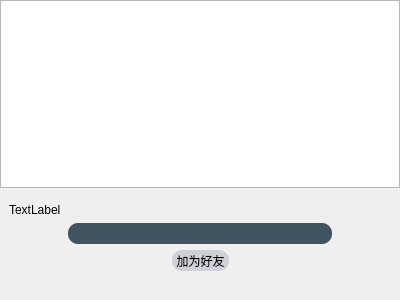
<?xml version="1.0" encoding="UTF-8"?>
<ui version="4.0">
 <class>Addfriend</class>
 <widget class="QWidget" name="Addfriend">
  <property name="geometry">
   <rect>
    <x>0</x>
    <y>0</y>
    <width>400</width>
    <height>300</height>
   </rect>
  </property>
  <property name="windowTitle">
   <string>Form</string>
  </property>
  <property name="styleSheet">
   <string notr="true">QLineEdit{
color:#8d98a1;
background-color:#405361;
font-size:16px;
border-style:outset;
border-radius:10px;
font-style:MingLiU-ExtB;
}
QToolButton{
background:#ced1d8;
border-style:outset;
border-radius:10px;
font-style:MingLiU-ExtB;
}
</string>
  </property>
  <layout class="QVBoxLayout" name="verticalLayout_2">
   <property name="leftMargin">
    <number>0</number>
   </property>
   <property name="topMargin">
    <number>0</number>
   </property>
   <property name="rightMargin">
    <number>0</number>
   </property>
   <property name="bottomMargin">
    <number>0</number>
   </property>
   <item>
    <widget class="QListWidget" name="listWidget">
     <property name="styleSheet">
      <string notr="true"/>
     </property>
    </widget>
   </item>
   <item>
    <widget class="QFrame" name="frame">
     <property name="styleSheet">
      <string notr="true">QFrame{
border:sold 10px rgba(0,0,0);
background-image:url(:/image/JHY.png);
}</string>
     </property>
     <property name="frameShape">
      <enum>QFrame::StyledPanel</enum>
     </property>
     <property name="frameShadow">
      <enum>QFrame::Raised</enum>
     </property>
     <layout class="QVBoxLayout" name="verticalLayout">
      <item>
       <widget class="QLabel" name="label">
        <property name="text">
         <string>TextLabel</string>
        </property>
       </widget>
      </item>
      <item>
       <widget class="QWidget" name="widget" native="true">
        <layout class="QHBoxLayout" name="horizontalLayout" stretch="1,5,1">
         <property name="leftMargin">
          <number>0</number>
         </property>
         <property name="topMargin">
          <number>0</number>
         </property>
         <property name="rightMargin">
          <number>0</number>
         </property>
         <property name="bottomMargin">
          <number>0</number>
         </property>
         <item>
          <widget class="QLabel" name="label_2">
           <property name="text">
            <string/>
           </property>
          </widget>
         </item>
         <item>
          <widget class="QLineEdit" name="lineEdit"/>
         </item>
         <item>
          <widget class="QLabel" name="label_3">
           <property name="text">
            <string/>
           </property>
          </widget>
         </item>
        </layout>
       </widget>
      </item>
      <item>
       <widget class="QWidget" name="widget_2" native="true">
        <layout class="QHBoxLayout" name="horizontalLayout_2" stretch="1,5,1">
         <property name="leftMargin">
          <number>0</number>
         </property>
         <property name="topMargin">
          <number>0</number>
         </property>
         <property name="rightMargin">
          <number>0</number>
         </property>
         <property name="bottomMargin">
          <number>0</number>
         </property>
         <item>
          <widget class="QLabel" name="label_4">
           <property name="text">
            <string/>
           </property>
          </widget>
         </item>
         <item>
          <widget class="QToolButton" name="toolButton">
           <property name="text">
            <string>加为好友</string>
           </property>
          </widget>
         </item>
         <item>
          <widget class="QLabel" name="label_5">
           <property name="text">
            <string/>
           </property>
          </widget>
         </item>
        </layout>
       </widget>
      </item>
      <item>
       <widget class="QLabel" name="label_6">
        <property name="text">
         <string/>
        </property>
       </widget>
      </item>
     </layout>
    </widget>
   </item>
  </layout>
 </widget>
 <resources/>
 <connections/>
</ui>
